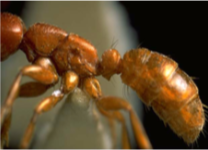
#> input picture Assignment1/source.jpg, 208 x 150 px
$ python part2_1.py
#> lines starting #> are read from the running program, lines starting #| are printed output that depends on the picture
import numpy as np
from matplotlib import pyplot as plt
import cv2
import os
import math
import random

def printt(a):
 for i in range(len(a)):
   print(a[i])

def ispresent(a,x):
  for i in range(len(a)):
     if(a[i] == x):
       return True
  return False

def find_stddev(arr,rowstart,rowend,colstart,colend,num):
  sum = 0
  num = 0
  for i in range(rowstart,rowend+1):
     for j in range(colstart,colend+1):
        sum += (arr[i][j][0]-num)**2
        num += 1
  if(num == 0):
     return 0
  else:
     std_dev = math.sqrt(sum/num)
     return std_dev

def convert_to_labspace(bgr_colorspresent):
  root2 = math.sqrt(2)
  root3 = math.sqrt(3)
  root6 = math.sqrt(6)
  height = len(bgr_colorspresent)
  width = len(bgr_colorspresent[0])
  lab_space = []
  for i in range(height):
    row = []
    for j in range(width):
       B = bgr_colorspresent[i][j][0]
       G = bgr_colorspresent[i][j][1]
       R = bgr_colorspresent[i][j][2]
       L = (0.3811)*R + (0.5783)*G + (0.0402)*B
       M = (0.1967)*R + (0.7244)*G + (0.0782)*B
       S = (0.0241)*R + (0.1288)*G + (0.8444)*B
       l = (L+M+S)/root3
       alpha = (L+M-2*S)/root6
       beta = (L-M)/root2
       row.append((l,alpha,beta))
    lab_space.append(row)
  return lab_space

"""
def convert_to_labspace(bgr_colorspresent):
  root2 = math.sqrt(2)
  root3 = math.sqrt(3)
  root6 = math.sqrt(6)
  lab_space = []
  for i in range(len(bgr_colorspresent)):
     B = bgr_colorspresent[i][0]
     G = bgr_colorspresent[i][1]
     R = bgr_colorspresent[i][2]
     L = (0.3811)*R + (0.5783)*G + (0.0402)*B
     M = (0.1967)*R + (0.7244)*G + (0.0782)*B
     S = (0.0241)*R + (0.1288)*G + (0.8444)*B

     if(L<1) : L = 1
     if(M<1) : M = 1
     if(S<1) : S = 1
     #L = math.log10(L)
     #M = math.log10(M)
     #S = math.log10(S)
     l = (L+M+S)/root3
     alpha = (L+M-2*S)/root6
     beta = (L-M)/root2
     lab_space.append((l,alpha,beta))
  return lab_space
"""

def finding_colors(source):
  height = source.shape[0]
  width = source.shape[1]
  colorspresent = []
  for i in range(height):
     row = []
     for j in range(width):
        color = source[i,j]
        row.append((color[0],color[1],color[2]))
     colorspresent.append(row)
  return colorspresent

"""
def finding_colors(source):
  height = source.shape[0]
  width = source.shape[1]
  cellrow = 18
  partitionrow = height//cellrow
  cellcol = 16
  partitioncol = width//cellcol
  colorspresent = []
  for i in range(cellrow):
    for j in range(cellcol):
       if(i==cellrow-1 and j==cellcol-1):
          row = random.randint(i*partitionrow, height-1)
          col = random.randint(j*partitioncol, width-1)
          color = source[row,col]
          if(not ispresent(colorspresent, (color[0],color[1],color[2]))):
              colorspresent.append((color[0],color[1],color[2]))
       elif(i==cellrow-1):
          row = random.randint(i*partitionrow, height-1)
          col = random.randint(j*partitioncol, (j+1)*partitioncol-1)
          color = source[row,col]
          if(not ispresent(colorspresent, (color[0],color[1],color[2]))):
              colorspresent.append((color[0],color[1],color[2]))
       elif(j==cellcol-1):
          row = random.randint(i*partitionrow, (i+1)*partitionrow-1)
          col = random.randint(j*partitioncol, width-1)
          color = source[row,col]
          if(not ispresent(colorspresent, (color[0],color[1],color[2]))):
              colorspresent.append((color[0],color[1],color[2]))
       else:
          row = random.randint(i*partitionrow, (i+1)*partitionrow-1)
          col = random.randint(j*partitioncol, (j+1)*partitioncol-1)
          color = source[row,col]
          if(not ispresent(colorspresent, (color[0],color[1],color[2]))):
              colorspresent.append((color[0],color[1],color[2]))
  return colorspresent
"""

def jittered_sample(lab_space_colored):
   height = len(lab_space_colored)
   width = len(lab_space_colored[0])
   cellrow = 18
   partitionrow = height//cellrow
   cellcol = 18
   partitioncol = width//cellcol
   jittered_sample = []
   for i in range(cellrow):
     for j in range(cellcol):
       if(i==cellrow-1 and j==cellcol-1):
         row = random.randint(i*partitionrow, height-1)
         col = random.randint(j*partitioncol, width-1)
         color = lab_space_colored[row][col]
         rowstart = max(0,row-2)
         rowend = min(row+2,height-1)
         colstart = max(0,col-2)
         colend = min(col+2,width-1)
         std_dev = find_stddev(lab_space_colored,rowstart,rowend,colstart,colend,color[0])
         jittered_sample.append((color,std_dev))
       elif(i==cellrow-1):
         row = random.randint(i*partitionrow, height-1)
         col = random.randint(j*partitioncol, (j+1)*partitioncol-1)
         color = lab_space_colored[row][col]
         rowstart = max(0,row-2)
         rowend = min(row+2,height-1)
         colstart = max(0,col-2)
         colend = min(col+2,width-1)
         std_dev = find_stddev(lab_space_colored,rowstart,rowend,colstart,colend,color[0])
         jittered_sample.append((color,std_dev))
       elif(j==cellcol-1):
         row = random.randint(i*partitionrow, (i+1)*partitionrow-1)
         col = random.randint(j*partitioncol, width-1)
         color = lab_space_colored[row][col]
         rowstart = max(0,row-2)
         rowend = min(row+2,height-1)
         colstart = max(0,col-2)
         colend = min(col+2,width-1)
         std_dev = find_stddev(lab_space_colored,rowstart,rowend,colstart,colend,color[0])
         jittered_sample.append((color,std_dev))
       else:
         row = random.randint(i*partitionrow, (i+1)*partitionrow-1)
         col = random.randint(j*partitioncol, (j+1)*partitioncol-1)
         color = lab_space_colored[row][col]
         rowstart = max(0,row-2)
         rowend = min(row+2,height-1)
         colstart = max(0,col-2)
         colend = min(col+2,width-1)
         std_dev = find_stddev(lab_space_colored,rowstart,rowend,colstart,colend,color[0])
         jittered_sample.append((color,std_dev))
   return jittered_sample

def find_min_difference(lab_space_colored, l, std_dev):
   minn = 9999999
   min_color = (0,0,0)
   for i in range(len(lab_space_colored)):
      diff = abs(int(lab_space_colored[i][0][0])-int(l)) + abs(int(lab_space_colored[i][1])-std_dev)
      if(diff < minn):
         minn = diff
         min_color = lab_space_colored[i][0]
   return min_color

"""
def find_min_difference(lab_space_colored, l):
   min = 9999999
   min_color = (0,0,0)
   for i in range(len(lab_space_colored)):
      diff = abs(lab_space_colored[i][0]-l)
      if(diff<min):
         min = diff
         min_color = lab_space_colored[i]
   return min_color
"""
def find_stddevv(target,rowstart,rowend,colstart,colend,l):
   sum = 0
   num = 0
   for i in range(rowstart,rowend+1):
     for j in range(colstart,colend+1):
         pixel = target[i,j]
         sum += (int(pixel[0])-int(l))**2
         num += 1
   if(num == 0):
      return 0
   else:
      std_dev = math.sqrt(sum/num)
      return std_dev

def lab_space_noncolor(target, lab_space_colored):
   height = target.shape[0]
   width = target.shape[1]
   final_lab_space_noncolor = []
   for i in range(height):
     row = []
     for j in range(width):
        pixel = target[i,j]
        l = pixel[0]
        rowstart = max(0,i-2)
        rowend = min(i+2,height-1)
        colstart = max(0,j-2)
        colend = min(j+2,width-1)
        std_dev = find_stddevv(target,rowstart,rowend,colstart,colend,l)
        color = find_min_difference(lab_space_colored, l, std_dev)
        row.append((l,color[1],color[2]))
        #row.append((color[0],color[1],color[2]))
     final_lab_space_noncolor.append(row)
   return final_lab_space_noncolor
"""
def lab_space_noncolor(target, lab_space_colored):
    root2 = math.sqrt(2)
    root3 = math.sqrt(3)
    root6 = math.sqrt(6)
    height = target.shape[0]
    width = target.shape[1]
    final_lab_space_noncolor = []
    for i in range(height):
      row = []
      for j in range(width):
         pixel = target[i,j]
         B = pixel[0]
         G = pixel[1]
         R = pixel[2]
         L = (0.3811)*R + (0.5783)*G + (0.0402)*B
         M = (0.1967)*R + (0.7244)*G + (0.0782)*B
         S = (0.0241)*R + (0.1288)*G + (0.8444)*B
         if(L<1) : L = 1
         if(M<1) : M = 1
         if(S<1) : S = 1
         l = (L+M+S)/root3
         color = find_min_difference(lab_space_colored, l)
         row.append((l,color[1],color[2]))
         #row.append((color[0],color[1],color[2]))
      final_lab_space_noncolor.append(row)
    return final_lab_space_noncolor
 """

def changing_to_bgr(target, final_lab_space_noncolor):
   root2 = math.sqrt(2)
   root3 = math.sqrt(3)
   root6 = math.sqrt(6)
   height = len(final_lab_space_noncolor)
   width = len(final_lab_space_noncolor[0])

   for i in range(height):
      for j in range(width):
          l = final_lab_space_noncolor[i][j][0]
          alpha = final_lab_space_noncolor[i][j][1]
          beta = final_lab_space_noncolor[i][j][2]
          L = l/root3 + alpha/root6 + beta/root2
          M = l/root3 + alpha/root6 - beta/root2
          S = l/root3 - 2*(alpha/root6)
          R = (4.4679)*L + (-3.5873)*M + (0.1193)*S
          G = (-1.2186)*L + (2.3809)*M + (-0.1624)*S
          B = (0.0497)*L + (-0.2439)*M + (1.2045)*S
          pixel = target[i,j]
          pixel[0] = int(B)
          pixel[1] = int(G)
          pixel[2] = int(R)


#############################################################

#source_image = "colored.jpg"
source_image = "source.jpg"
source = cv2.imread(source_image)
#> source is the input picture: shape (150, 208, 3); mean B, G, R 41.2, 71.9, 95.7
#print(source.shape)
#target_image = "noncolored.jpg"
target_image = "target.jpg"
target = cv2.imread(target_image)
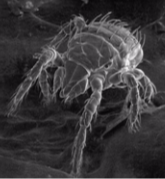
#> input picture Assignment1/target.jpg, 165 x 179 px
#> target is the input picture: shape (179, 165, 3); mean B, G, R 57.9, 55.9, 57.9
#print(target.shape)

bgr_colored = finding_colors(source)
#> after the loop in finding_colors, `for i in range(height):`: colorspresent = 150 items
#> bgr_colored = 150 items
lab_space_colored = convert_to_labspace(bgr_colored)
#> in convert_to_labspace, `height = len(bgr_colorspresent)`: height = 150
#> in convert_to_labspace, `width = len(bgr_colorspresent[0])`: width = 208
#> after the loop in convert_to_labspace, `for i in range(height):`: lab_space = 150 items
#> lab_space_colored = 150 items
jittered_samples = jittered_sample(lab_space_colored)
#> in jittered_sample, `height = len(lab_space_colored)`: height = 150
#> in jittered_sample, `width = len(lab_space_colored[0])`: width = 208
#> in jittered_sample, `partitionrow = height//cellrow`: partitionrow = 8
#> in jittered_sample, `partitioncol = width//cellcol`: partitioncol = 11
#> after the loop in jittered_sample, `for i in range(cellrow):`: jittered_sample = 324 items
#> jittered_samples = 324 items
lab_space_noncolored = lab_space_noncolor(target,jittered_samples)
changing_to_bgr(target,lab_space_noncolored)
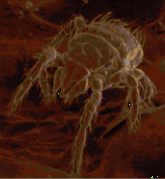
#> target: shape (179, 165, 3); mean B, G, R 16, 30.8, 66.1
cv2.imwrite("result.jpg",target)
cv2.waitKey(15000)
cv2.destroyAllWindows()
"""
bgr_colored = finding_colors(source)
bgr_noncolored = finding_colors(target)
lab_space_colored = convert_to_labspace(bgr_colored)
lab_space_noncolored = convert_to_labspace(bgr_noncolored)
print("Length "+ str(len(lab_space_colored)))
print("Length "+ str(len(lab_space_noncolored)))
"""
